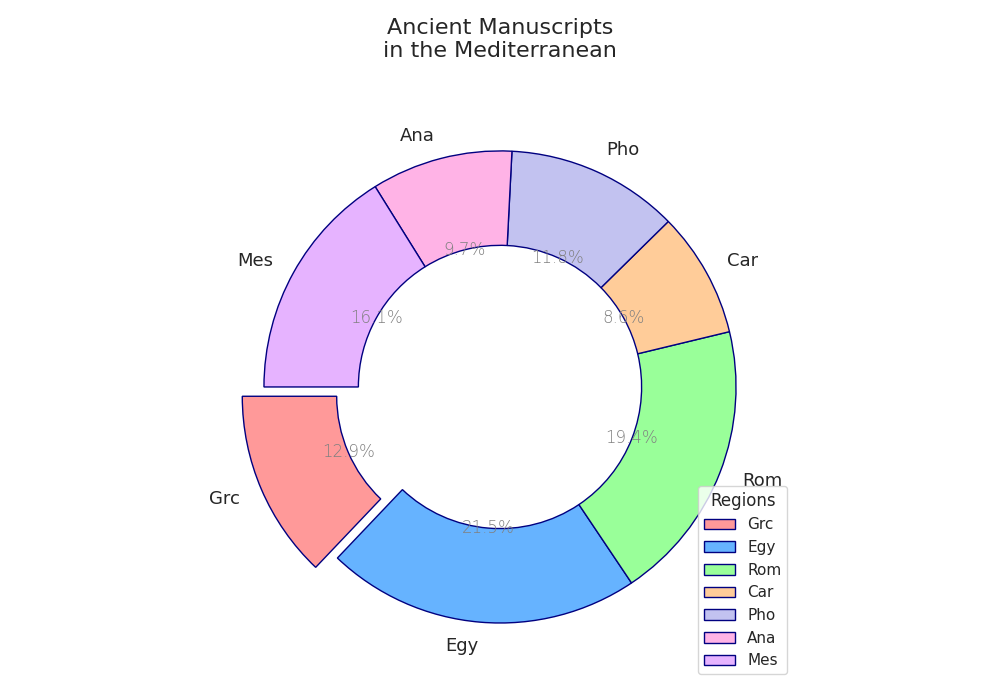

Write Python code to recreate this figure.
import matplotlib.pyplot as plt

# Updated dataset with additional regions
regions = ['Grc', 'Egy', 'Rom', 'Car', 'Pho', 'Ana', 'Mes']
manuscripts = [120, 200, 180, 80, 110, 90, 150]
colors = ['#ff9999', '#66b3ff', '#99ff99', '#ffcc99', '#c2c2f0', '#ffb3e6', '#e6b3ff']
explode = (0.1, 0, 0, 0, 0, 0, 0)

fig, ax = plt.subplots(figsize=(10, 7))
wedges, texts, autotexts = ax.pie(manuscripts, labels=regions, autopct='%1.1f%%',
                                  startangle=180, colors=colors, explode=explode,
                                  wedgeprops=dict(width=0.4, edgecolor='navy'))

for text in texts:
    text.set_size(13)
    text.set_fontweight('normal')
for autotext in autotexts:
    autotext.set_color('gray')
    autotext.set_weight('light')

plt.title('Ancient Manuscripts\nin the Mediterranean', fontsize=16, fontweight='normal', pad=25)
plt.grid(True, color='lightgrey', linestyle='--')
plt.tight_layout()
plt.legend(wedges, regions, title="Regions", loc="lower right")
plt.show()
